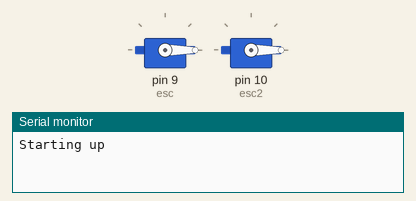
A sketch run on a simulated Arduino Uno, built with avr-gcc and run on an emulated ATmega328P. Shown: 2 × servo, the last lines printed to the serial monitor.

Above: at 0.1 s.
At 3.1 s:
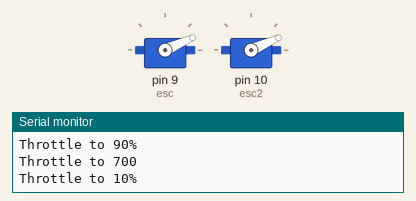
At 4.3 s:
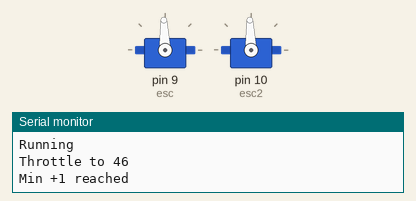
At 21.3 s:
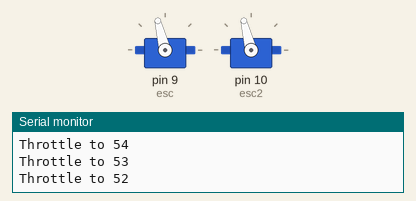
Timing chart, 0 to 34.7 s (numbered marks = the images above):
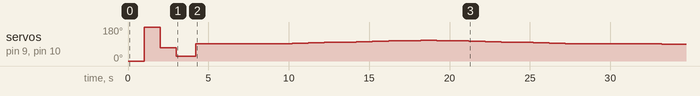

The sketch:

test_esc.ino
```cpp
#include <Servo.h>

#define MIN_SPEED 45

Servo esc;
Servo esc2;
int throttle;
int inputThrottle = MIN_SPEED;
int addStep = 1;
int increasing = 1;

void setup()
{
  Serial.begin(115200);
  Serial.println("Starting up");
  esc.attach(9);
  esc2.attach(10);
  esc.write(0);
  esc2.write(0);
  delay(1000);

  Serial.println("Throttle to 90%");
//  for (int i=0; i<70; i++) {
    throttle = map(1800, 0, 2000, 0, 200);
    esc.write(throttle);
    esc2.write(throttle);
//    delay(20);
//  }
  delay(1000);
//  throttle = map(10, 0, 100, 0, 200);
//  esc.write(throttle);
//
//  delay(3000);
//  throttle = map(50, 0, 100, 0, 200);
//  esc.write(throttle);

  Serial.println("Throttle to 700");
  throttle = map(700, 0, 2000, 0, 200);
  esc.write(throttle);
  esc2.write(throttle);
//  for(int i=70;i>0;i--){
//    throttle = map(i, 0, 100, 0, 200);
//    esc.write(throttle);
//    delay(20);
//  }
//

  delay(1000);
  Serial.println("Throttle to 10%");
  throttle = map(12, 0, 100, 0, 200);
  esc.write(throttle);
  esc2.write(throttle);
  delay(200);
  Serial.println("Running");
}


void loop()
{
//  if (Serial.available()) {
//    throttle = Serial.parseInt();
//    Serial.println(throttle);
//  }
//  throttle = map(throttle, 0, 100, 0, 200);
//  esc.write(throttle);
  delay(1000);
  inputThrottle += addStep;
  Serial.print("Throttle to ");
  Serial.println(inputThrottle);
  throttle = map(inputThrottle, 0, 100, 0, 200);
  esc.write(throttle);
  esc2.write(throttle);
  if (inputThrottle == MIN_SPEED + 1) {
    Serial.println("Min +1 reached");
    delay(5000);
  }
  if (increasing && inputThrottle == 30) {
    addStep = 1;
  }
  if (increasing == 0 && inputThrottle < 30) {
    addStep = -1;
  }
  if (inputThrottle == 55) {
    increasing = 0;
    addStep = -1;
  } else if (inputThrottle <= MIN_SPEED) {
    Serial.println("Min reached");
    delay(10000);
    increasing = 1;
    addStep = 1;
  }
}
```

Measured:
- by itself, servo on pin 9 (esc), servo on pin 10 (esc2): 0° → 180° at 1.0 s, → 70° 1.0 s later, → 24° 1.0 s later, → 92° 1.2 s later, … (23 changes in this stretch)
